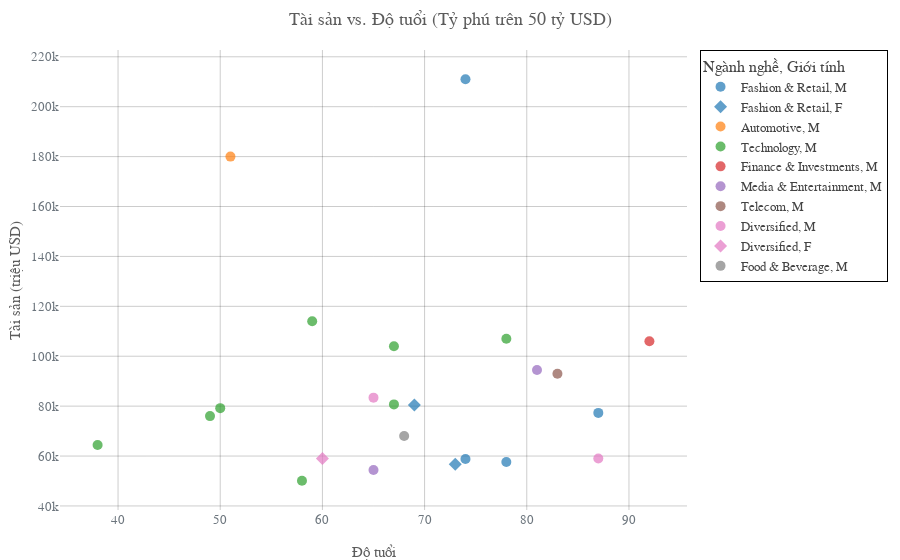

Write notebook code for a chart like this one.
### Markdown cell above
### **Câu hỏi:** Các tỉ phú thuộc nhóm siêu giàu (hơn 50 tỷ USD) có sự phân bố như thế nào?

### Code cell
high_wealth_billionaires = df[df["finalWorth"] > 50000]
# display(high_wealth_billionaires)
# Thống kê chung về nhóm này
# Tính phân bố theo giới tính, tự thân/thừa kế, ngành nghề
gender_distribution = high_wealth_billionaires["gender"].value_counts()
self_made_distribution = high_wealth_billionaires["selfMade"].value_counts()
industry_distribution = high_wealth_billionaires["industries"].value_counts()

display(gender_distribution)
display(self_made_distribution)
display(industry_distribution)

# Scatterplot: Tài sản vs. Độ tuổi, màu theo ngành nghề
fig = px.scatter(
    high_wealth_billionaires,
    x="age",
    y="finalWorth",
    color="industries",
    title="Tài sản vs. Độ tuổi (Tỷ phú trên 50 tỷ USD)",
    symbol="gender",
    labels={"age": "Độ tuổi",
            "finalWorth": "Tài sản (triệu USD)", "industries": "Ngành nghề", "gender": "Giới tính", "selfMade": "Tự thân"},
    hover_name="personName", hover_data=["selfMade"],
    opacity=0.7,
)
fig.update_traces(marker=dict(size=10))
fig.show()

# Thiết lập figure với 2 biểu đồ tròn
fig, axes = plt.subplots(ncols=2, figsize=(8, 6))

# Biểu đồ tròn: Phân bố giới tính
gender_distribution.plot(kind="pie", autopct="%.1f%%",
                         ax=axes[0], colors=["#3498db", "#e74c3c"])
axes[0].set_ylabel("")
axes[0].set_title("Tỷ lệ tỷ phú nam và nữ\n(Tỷ phú trên 50 tỷ USD)")

# Biểu đồ tròn: Phân bố tự thân/thừa kế
self_made_distribution.plot(kind="pie", autopct="%.1f%%", labels=[
                            "Tự thân", "Thừa kế"], ax=axes[1], colors=["#2ecc71", "#f1c40f"])
axes[1].set_ylabel("")
axes[1].set_title(
    "Tỷ lệ tỷ phú tự thân và thừa kế\n(Tỷ phú trên 50 tỷ USD)")

# Hiển thị biểu đồ
plt.tight_layout()
plt.show()

### Figure 1 — Plotly figure (JSON) as saved in the notebook; plotly's stock layout.template omitted (floating-point values rounded to 4 significant figures)
{"data": [{"customdata": [[false], [true], [false], [false]], "hovertemplate": "<b>%{hovertext}</b><br><br>Ngành nghề=Fashion & Retail<br>Giới tính=M<br>Độ tuổi=%{x}<br>Tài sản (triệu USD)=%{y}<br>Tự thân=%{customdata[0]}<extra></extra>", "hovertext": ["Bernard Arnault & family", "Amancio Ortega", "Jim Walton", "Rob Walton & family"], "legendgroup": "Fashion & Retail, M", "marker": {"color": "#1F77B4", "opacity": 0.7, "size": 10, "symbol": "circle"}, "mode": "markers", "name": "Fashion & Retail, M", "orientation": "v", "showlegend": true, "type": "scatter", "x": [74, 87, 74, 78], "xaxis": "x", "y": [211000.0, 77300.0, 58800.0, 57600.0], "yaxis": "y"}, {"customdata": [[false], [false]], "hovertemplate": "<b>%{hovertext}</b><br><br>Ngành nghề=Fashion & Retail<br>Giới tính=F<br>Độ tuổi=%{x}<br>Tài sản (triệu USD)=%{y}<br>Tự thân=%{customdata[0]}<extra></extra>", "hovertext": ["Francoise Bettencourt Meyers & family", "Alice Walton"], "legendgroup": "Fashion & Retail, F", "marker": {"color": "#1F77B4", "opacity": 0.7, "size": 10, "symbol": "diamond"}, "mode": "markers", "name": "Fashion & Retail, F", "orientation": "v", "showlegend": true, "type": "scatter", "x": [69, 73], "xaxis": "x", "y": [80500.0, 56700.0], "yaxis": "y"}, {"customdata": [[true]], "hovertemplate": "<b>%{hovertext}</b><br><br>Ngành nghề=Automotive<br>Giới tính=M<br>Độ tuổi=%{x}<br>Tài sản (triệu USD)=%{y}<br>Tự thân=%{customdata[0]}<extra></extra>", "hovertext": ["Elon Musk"], "legendgroup": "Automotive, M", "marker": {"color": "#FF7F0E", "opacity": 0.7, "size": 10, "symbol": "circle"}, "mode": "markers", "name": "Automotive, M", "orientation": "v", "showlegend": true, "type": "scatter", "x": [51], "xaxis": "x", "y": [180000.0], "yaxis": "y"}, {"customdata": [[true], [true], [true], [true], [true], [true], [true], [true]], "hovertemplate": "<b>%{hovertext}</b><br><br>Ngành nghề=Technology<br>Giới tính=M<br>Độ tuổi=%{x}<br>Tài sản (triệu USD)=%{y}<br>Tự thân=%{customdata[0]}<extra></extra>", "hovertext": ["Jeff Bezos", "Larry Ellison", "Bill Gates", "Steve Ballmer", "Larry Page", "Sergey Brin", "Mark Zuckerberg", "Michael Dell"], "legendgroup": "Technology, M", "marker": {"color": "#2CA02C", "opacity": 0.7, "size": 10, "symbol": "circle"}, "mode": "markers", "name": "Technology, M", "orientation": "v", "showlegend": true, "type": "scatter", "x": [59, 78, 67, 67, 50, 49, 38, 58], "xaxis": "x", "y": [114000.0, 107000.0, 104000.0, 80700.0, 79200.0, 76000.0, 64400.0, 50100.0], "yaxis": "y"}, {"customdata": [[true]], "hovertemplate": "<b>%{hovertext}</b><br><br>Ngành nghề=Finance & Investments<br>Giới tính=M<br>Độ tuổi=%{x}<br>Tài sản (triệu USD)=%{y}<br>Tự thân=%{customdata[0]}<extra></extra>", "hovertext": ["Warren Buffett"], "legendgroup": "Finance & Investments, M", "marker": {"color": "#D62728", "opacity": 0.7, "size": 10, "symbol": "circle"}, "mode": "markers", "name": "Finance & Investments, M", "orientation": "v", "showlegend": true, "type": "scatter", "x": [92], "xaxis": "x", "y": [106000.0], "yaxis": "y"}, {"customdata": [[true], [false]], "hovertemplate": "<b>%{hovertext}</b><br><br>Ngành nghề=Media & Entertainment<br>Giới tính=M<br>Độ tuổi=%{x}<br>Tài sản (triệu USD)=%{y}<br>Tự thân=%{customdata[0]}<extra></extra>", "hovertext": ["Michael Bloomberg", "David Thomson & family"], "legendgroup": "Media & Entertainment, M", "marker": {"color": "#9467BD", "opacity": 0.7, "size": 10, "symbol": "circle"}, "mode": "markers", "name": "Media & Entertainment, M", "orientation": "v", "showlegend": true, "type": "scatter", "x": [81, 65], "xaxis": "x", "y": [94500.0, 54400.0], "yaxis": "y"}, {"customdata": [[true]], "hovertemplate": "<b>%{hovertext}</b><br><br>Ngành nghề=Telecom<br>Giới tính=M<br>Độ tuổi=%{x}<br>Tài sản (triệu USD)=%{y}<br>Tự thân=%{customdata[0]}<extra></extra>", "hovertext": ["Carlos Slim Helu & family"], "legendgroup": "Telecom, M", "marker": {"color": "#8C564B", "opacity": 0.7, "size": 10, "symbol": "circle"}, "mode": "markers", "name": "Telecom, M", "orientation": "v", "showlegend": true, "type": "scatter", "x": [83], "xaxis": "x", "y": [93000.0], "yaxis": "y"}, {"customdata": [[false], [false]], "hovertemplate": "<b>%{hovertext}</b><br><br>Ngành nghề=Diversified<br>Giới tính=M<br>Độ tuổi=%{x}<br>Tài sản (triệu USD)=%{y}<br>Tự thân=%{customdata[0]}<extra></extra>", "hovertext": ["Mukesh Ambani", "Charles Koch & family"], "legendgroup": "Diversified, M", "marker": {"color": "#E377C2", "opacity": 0.7, "size": 10, "symbol": "circle"}, "mode": "markers", "name": "Diversified, M", "orientation": "v", "showlegend": true, "type": "scatter", "x": [65, 87], "xaxis": "x", "y": [83400.0, 59000.0], "yaxis": "y"}, {"customdata": [[false]], "hovertemplate": "<b>%{hovertext}</b><br><br>Ngành nghề=Diversified<br>Giới tính=F<br>Độ tuổi=%{x}<br>Tài sản (triệu USD)=%{y}<br>Tự thân=%{customdata[0]}<extra></extra>", "hovertext": ["Julia Koch & family"], "legendgroup": "Diversified, F", "marker": {"color": "#E377C2", "opacity": 0.7, "size": 10, "symbol": "diamond"}, "mode": "markers", "name": "Diversified, F", "orientation": "v", "showlegend": true, "type": "scatter", "x": [60], "xaxis": "x", "y": [59000.0], "yaxis": "y"}, {"customdata": [[true]], "hovertemplate": "<b>%{hovertext}</b><br><br>Ngành nghề=Food & Beverage<br>Giới tính=M<br>Độ tuổi=%{x}<br>Tài sản (triệu USD)=%{y}<br>Tự thân=%{customdata[0]}<extra></extra>", "hovertext": ["Zhong Shanshan"], "legendgroup": "Food & Beverage, M", "marker": {"color": "#7F7F7F", "opacity": 0.7, "size": 10, "symbol": "circle"}, "mode": "markers", "name": "Food & Beverage, M", "orientation": "v", "showlegend": true, "type": "scatter", "x": [68], "xaxis": "x", "y": [68000.0], "yaxis": "y"}], "layout": {"legend": {"title": {"text": "Ngành nghề, Giới tính"}, "tracegroupgap": 0}, "title": {"text": "Tài sản vs. Độ tuổi (Tỷ phú trên 50 tỷ USD)"}, "xaxis": {"anchor": "y", "domain": [0, 1], "title": {"text": "Độ tuổi"}}, "yaxis": {"anchor": "x", "domain": [0, 1], "title": {"text": "Tài sản (triệu USD)"}}}}
